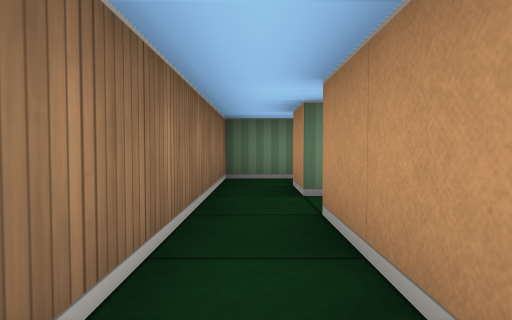
View 1 (above)

12 first-person views from a walk through a cub3D ray-caster map. The camera is about half as high as the walls, tilts 2° down and sees 75° across. The floor is counted in squares. Each view is taken from the middle of a square. On the plan, view 1 faces up. The plan holds only what a view shows up to about 9 squares ahead; the rest is blank. The place goes on beyond the plan.

View 2
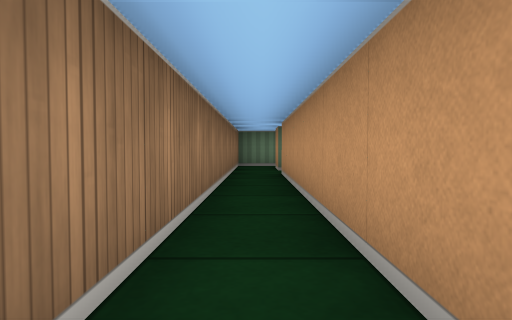

View 3
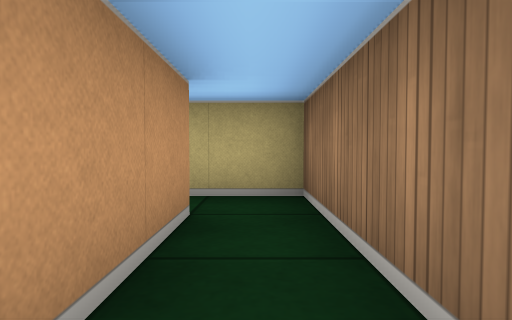

View 4
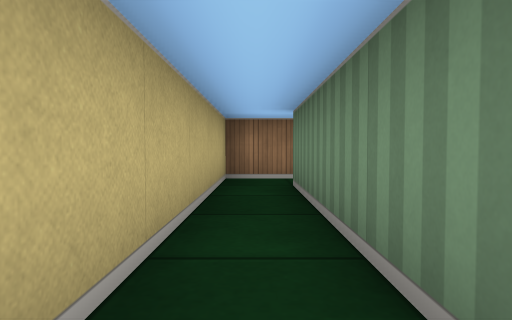

View 5
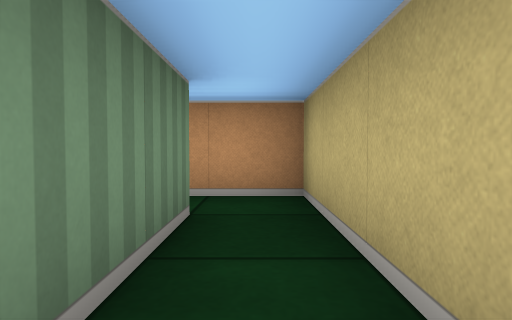

View 6
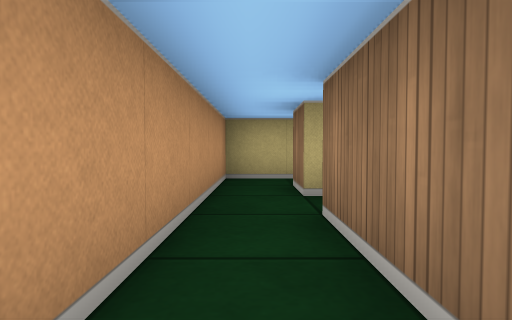

View 7
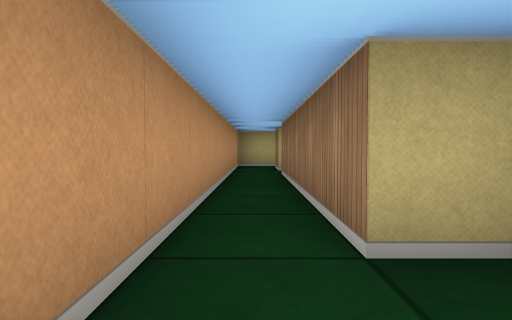

View 8
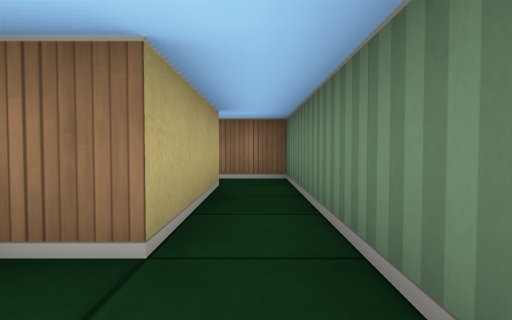

View 9
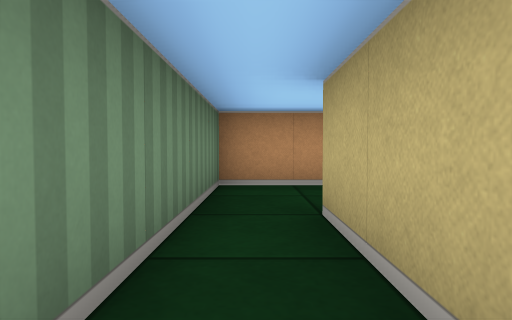

View 10
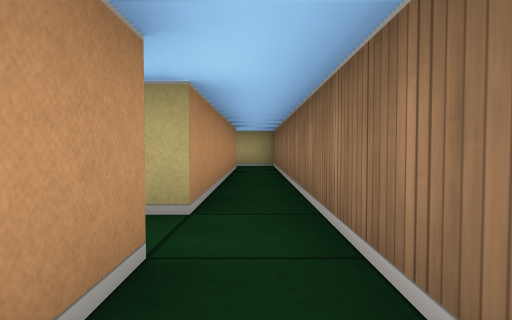

View 11
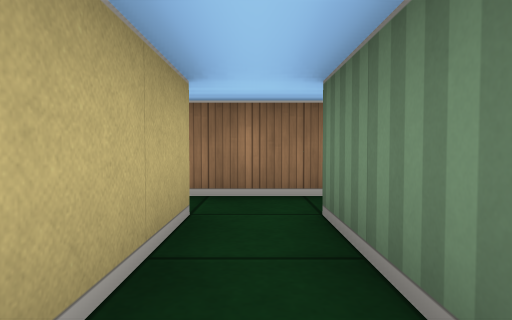

View 12
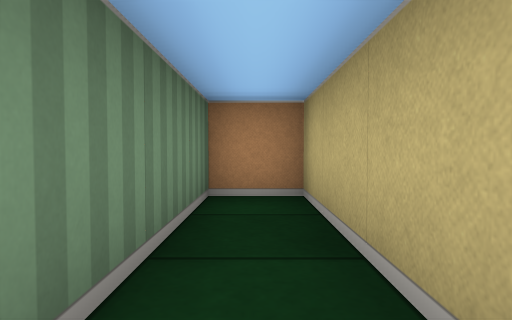

### Floor plan
Points are (right, up) in squares from view 1. A wall is a line through its corners. A room is listed if a view was taken in it or the views show most of it. See-through windows are left out.
Room 1 (views 1, 2, 3, 4, 5)
walls: (-0.5, 2.5) (-0.5, -4.5) (5.5, -4.5) (5.5, -2.5); (4.5, -2.5) (4.5, -3.5) (0.5, -3.5) (0.5, 2.5)
ways out: opening at (5, -3) to room 2; opening at (0, 2) to room 3
Room 2 (views 6, 7, 8, 9, 10)
walls: (0.5, 4.5) (3.5, 4.5) (3.5, 3.5) (4.5, 3.5) (4.5, -1.5); (5.5, -2.5) (5.5, 5.5) (-0.5, 5.5) (-0.5, 4.5)
ways out: opening at (5, -3) to room 1; opening at (0, 4) to room 3; opening at (4, -2)
Room 3 (views 11, 12)
walls: (0.5, 2.5) (3.5, 2.5) (3.5, 3.5) (0.5, 3.5) (0.5, 4.5); (-0.5, 4.5) (-0.5, 2.5)
ways out: opening at (0, 2) to room 1; opening at (0, 4) to room 2

Where each view was taken, in squares from view 1:
view 1: 0 up, 0 right, facing up
view 2: 4 down, 0 right, facing up
view 3: 1 down, 0 right, facing down
view 4: 4 down, 5 right, facing left
view 5: 4 down, 2 right, facing right
view 6: 1 up, 5 right, facing down
view 7: 5 up, 5 right, facing down
view 8: 5 up, 5 right, facing left
view 9: 5 up, 1 right, facing right
view 10: 5 up, 0 right, facing down
view 11: 3 up, 3 right, facing left
view 12: 3 up, 0 right, facing right
